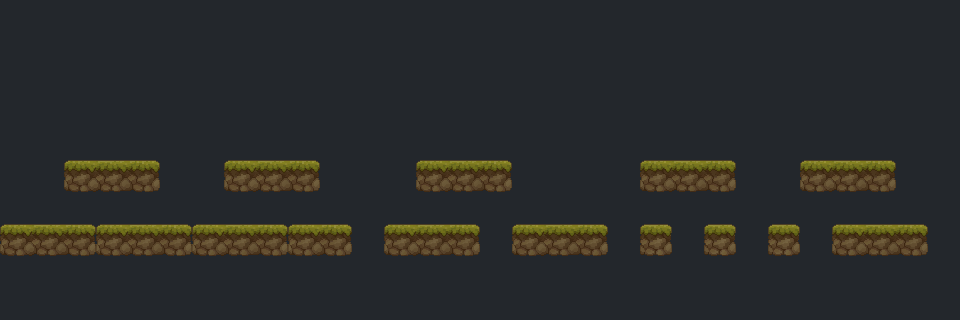

The image is a tile-based game level rendered from a .tmx file. Its description and source (layers, tilesets, objects; grid data summarised) follow:
An orthogonal 30x10 tile map with 32x32 px tiles, 1 tile layer (Tile Layer 1) and 19 objects.

<map version="1.5" tiledversion="1.7.2" orientation="orthogonal" renderorder="left-down" width="30" height="10" tilewidth="32" tileheight="32" infinite="0" backgroundcolor="#23272c" nextlayerid="9" nextobjectid="65">
 <tileset firstgid="1" source="test.tsx" />
 <layer id="1" name="Tile Layer 1" width="30" height="10">
  <data>[300 cells, 38 non-empty, 4 distinct tile ids]</data>
 </layer>
 <objectgroup id="6" name="enemies">
  <object id="39" x="128" y="160">
   <point />
  </object>
  <object id="40" x="192" y="224">
   <point />
  </object>
  <object id="47" x="320" y="224">
   <point />
  </object>
  <object id="48" x="448" y="224">
   <point />
  </object>
  <object id="49" x="480" y="160">
   <point />
  </object>
  <object id="50" x="704" y="160">
   <point />
  </object>
  <object id="51" x="864" y="160">
   <point />
  </object>
 </objectgroup>
 <objectgroup id="3" name="collision">
  <object id="8" x="416" y="160" width="96" height="32" />
  <object id="9" x="224" y="160" width="96" height="32" />
  <object id="11" x="64" y="160" width="96" height="32" />
  <object id="12" x="0" y="224" width="352" height="32" />
  <object id="15" x="384" y="224" width="96" height="32" />
  <object id="16" x="512" y="224" width="96" height="32" />
  <object id="18" x="640" y="224" width="32" height="32" />
  <object id="19" x="704" y="224" width="32" height="32" />
  <object id="20" x="768" y="224" width="32" height="32" />
  <object id="21" x="800" y="160" width="96" height="32" />
  <object id="22" x="640" y="160" width="96" height="32" />
  <object id="23" x="832" y="224" width="96" height="32" />
 </objectgroup>
 <objectgroup id="8" name="coins" />
</map>
